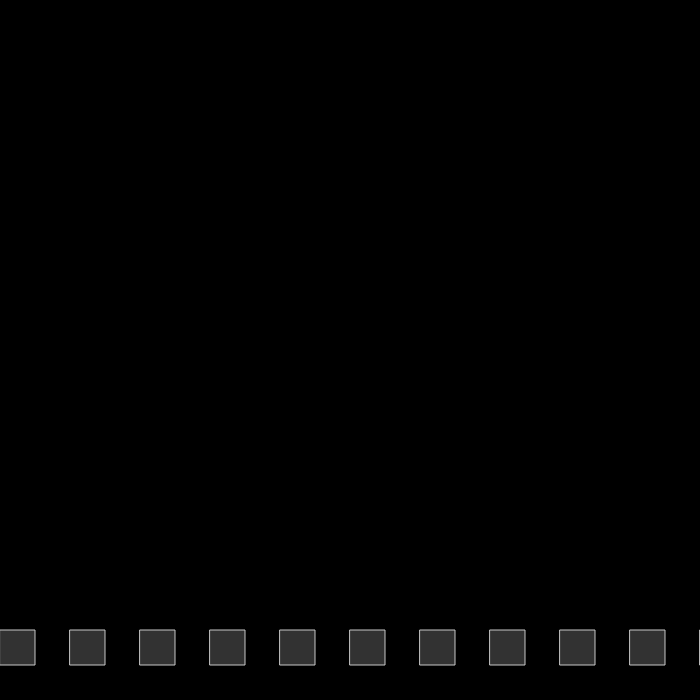
Frame 1 (no input)
Frame 60 (no input): identical to frame 1, image omitted
Frame 120 (the mouse pressed at the canvas centre since frame 60): identical to frame 1, image omitted

The p5.js sketch that drew this single still picture (run headless with seeded random() and noise() and a simulated clock; from frame 60 on, the mouse is pressed at the canvas centre):

// p5.js sketch
// ── sketch.js
//Tetris

let row0 = []

function setup() {
  createCanvas(700, 700);
    for (i = 0; i < width / 10; i++) {
      row0[i] = new Square(i * width / 10, height - width / 10, width / 20);
    }
  }

function draw() {
  background(0);
  for (i = 0; i < width / 10; i++) {
    row0[i].display();
  }
}
// ── Square.js
class Square {
    constructor(x, y, size) {
        this.x = x;
        this.y = y;
        this.size = size;
    }

    display() {
        fill(50)
        stroke(200);
        strokeWeight(1);
        rect(this.x, this.y, this.size, this.size)
    }



}
